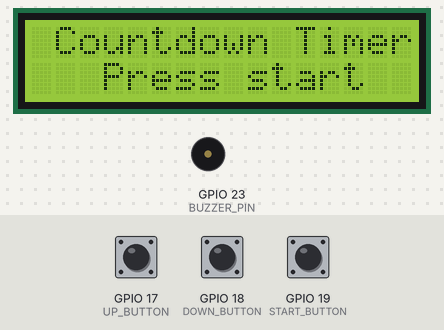
This sketch was run on a simulated ESP32. Parts: 16×2 character LCD, buzzer (waves = sounding, pin HIGH). The test bench sets the inputs (shaded band); at power-on: GPIO 19 (START_BUTTON) HIGH, GPIO 17 (UP_BUTTON) HIGH, GPIO 18 (DOWN_BUTTON) HIGH. WiFi joins after 1.5 s; servers stay silent unless stated.

Above: at 2.7 s.
2.8 s: GPIO 19 (START_BUTTON) pulled LOW for 0.15 s
At 3.8 s:
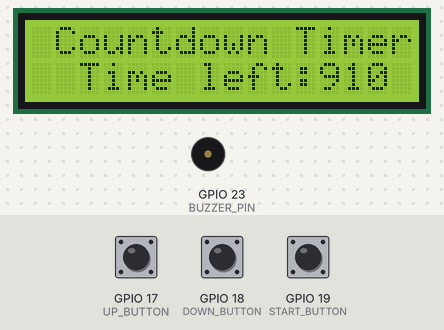
At 14.4 s:
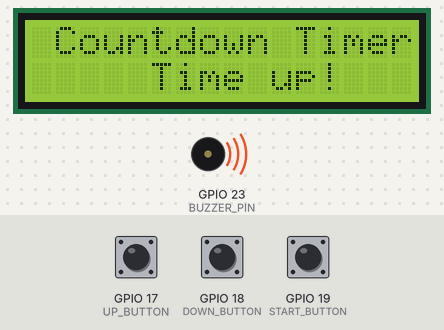
Timing chart, 0 to 16.5 s (numbered marks = the images above; inputs shaded):
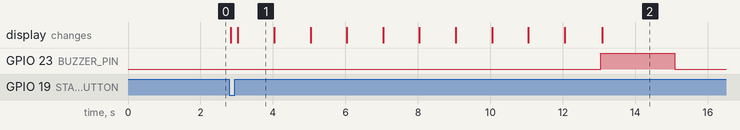

The sketch:

esp32_countdowntimer.ino
```cpp
#include <Wire.h>
#include <LiquidCrystal_I2C.h>
#include <WiFiManager.h> // Include WiFiManager library
#include <ESPAsyncWebServer.h> // Include AsyncWebServer library

#define BUZZER_PIN 23   // Buzzer pin
#define UP_BUTTON 17    // Up button pin
#define DOWN_BUTTON 18  // Down button pin
#define START_BUTTON 19  // Start button pin

int timerValue = 10;   // Default timer value in seconds
bool timerRunning = false;
bool timerFinished = false;
int countdownValue = 0; // Current countdown value in seconds

LiquidCrystal_I2C lcd(0x27, 16, 2);
AsyncWebServer server(80); // Create AsyncWebServer object on port 80

void setup() {
  Serial.begin(115200);
  pinMode(BUZZER_PIN, OUTPUT);
  pinMode(UP_BUTTON, INPUT_PULLUP);
  pinMode(DOWN_BUTTON, INPUT_PULLUP);
  pinMode(START_BUTTON, INPUT_PULLUP);

  lcd.init();
  lcd.backlight();
  lcd.print(" Countdown Timer");
  lcd.setCursor(0, 1);
  lcd.print("   Press start");

  // WiFiManager initialization
  WiFiManager wifiManager;
  wifiManager.autoConnect("Timer-Setup-AP"); // Create AP with this name

  // Define the HTML page to take timer input
  server.on("/", HTTP_GET, [](AsyncWebServerRequest *request){
    request->send(200, "text/html", R"rawliteral(
      <!DOCTYPE HTML><html>
      <head><title>Set Timer</title></head>
      <body>
        <h1>Set Countdown Timer</h1>
        <form action="/setTimer" method="GET">
          <label for="time">Enter Time (seconds):</label>
          <input type="number" id="time" name="time" min="10" required>
          <input type="submit" value="Set Timer">
        </form>
      </body>
      </html>)rawliteral");
  });

  // Handle setting the timer value
  server.on("/setTimer", HTTP_GET, [](AsyncWebServerRequest *request){
    if (request->hasParam("time")) {
      String time = request->getParam("time")->value();
      timerValue = time.toInt();
      request->send(200, "text/html", "<h1>Timer Set to " + time + " seconds</h1><a href='/'>Go Back</a>");
    } else {
      request->send(400, "text/html", "<h1>Time parameter missing</h1><a href='/'>Go Back</a>");
    }
  });

  server.begin(); // Start the server
}

void loop() {
  if (!timerRunning) {
    // Check if the up button is pressed and increase the timer value
    if (digitalRead(UP_BUTTON) == LOW) {
      timerValue += 10;
      lcd.clear();
      lcd.print(" Countdown Timer");
      lcd.setCursor(0, 1);
      lcd.print("   Set time: ");
      lcd.print(timerValue);
      delay(200);
    }

    // Check if the down button is pressed and decrease the timer value
    if (digitalRead(DOWN_BUTTON) == LOW) {
      timerValue -= 10;
      if (timerValue < 10) timerValue = 10;
      lcd.clear();
      lcd.print(" Countdown Timer");
      lcd.setCursor(0, 1);
      lcd.print("   Set time: ");
      lcd.print(timerValue);
      delay(200);
    }

    // Check if the start button is pressed and start the countdown
    if (digitalRead(START_BUTTON) == LOW) {
      timerRunning = true;
      countdownValue = timerValue;
      lcd.clear();
      lcd.print(" Countdown Timer");
      lcd.setCursor(0, 1);
      lcd.print("  Time left: ");
      lcd.print(countdownValue);
      delay(200);
    }
  }

  // Countdown loop
  if (timerRunning) {
    if (countdownValue > 0) {
      countdownValue--;
      lcd.setCursor(12, 1);
      lcd.print(countdownValue);
      delay(1000);
    } else {
      // Timer finished, sound the buzzer
      timerRunning = false;
      timerFinished = true;
      digitalWrite(BUZZER_PIN, HIGH);
      lcd.clear();
      lcd.print(" Countdown Timer");
      lcd.setCursor(0, 1);
      lcd.print("     Time up!");
      delay(2000);
      digitalWrite(BUZZER_PIN, LOW);
    }
  }
}
```

Measured:
- after the input at 2.8 s, GPIO 23 (BUZZER_PIN): LOW → HIGH after 10.3 s, → LOW 2.0 s later; the display: first changes at once (image 1 shows a later state)
